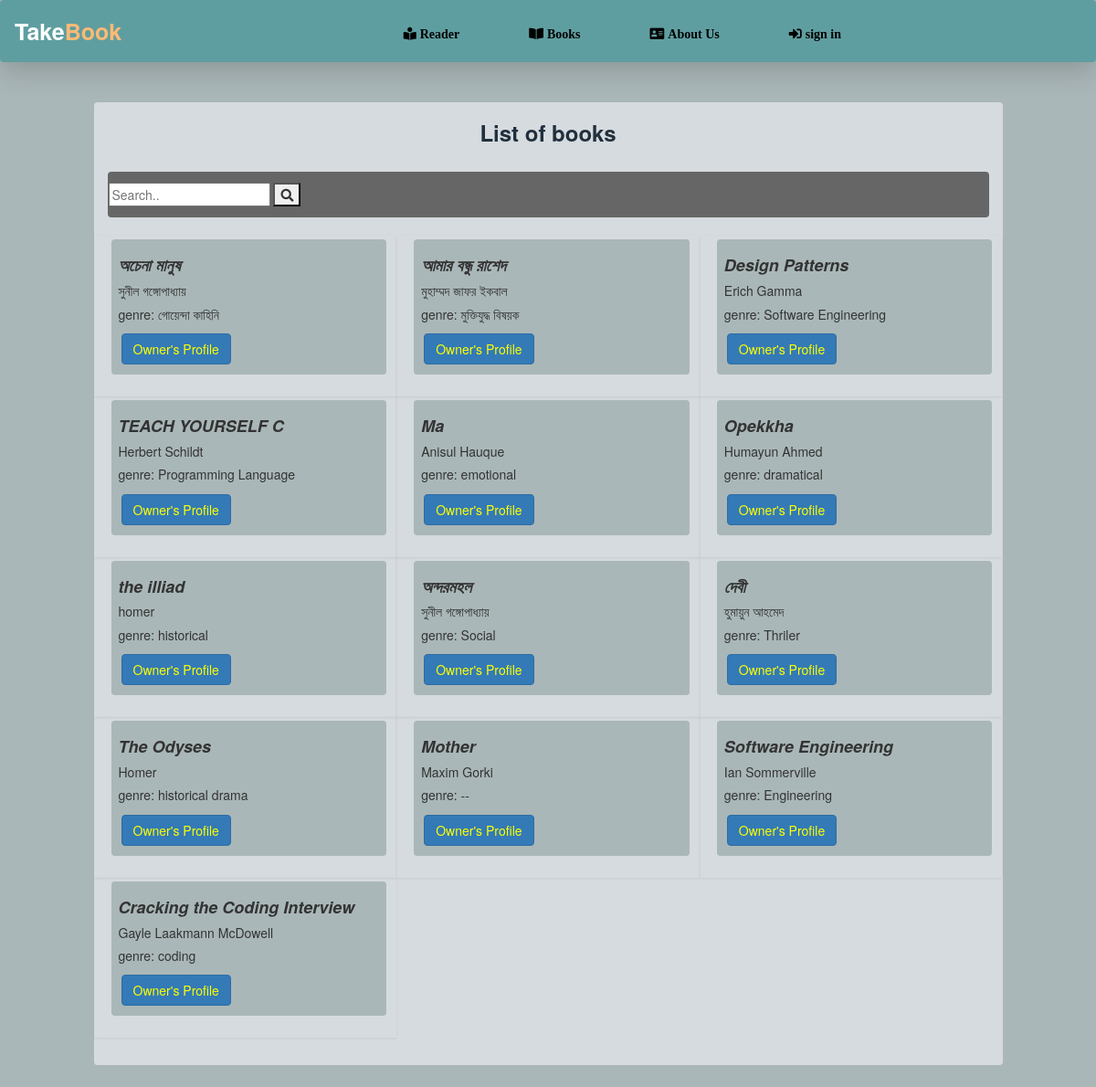
/books/, run on an earlier commit of the app's database.
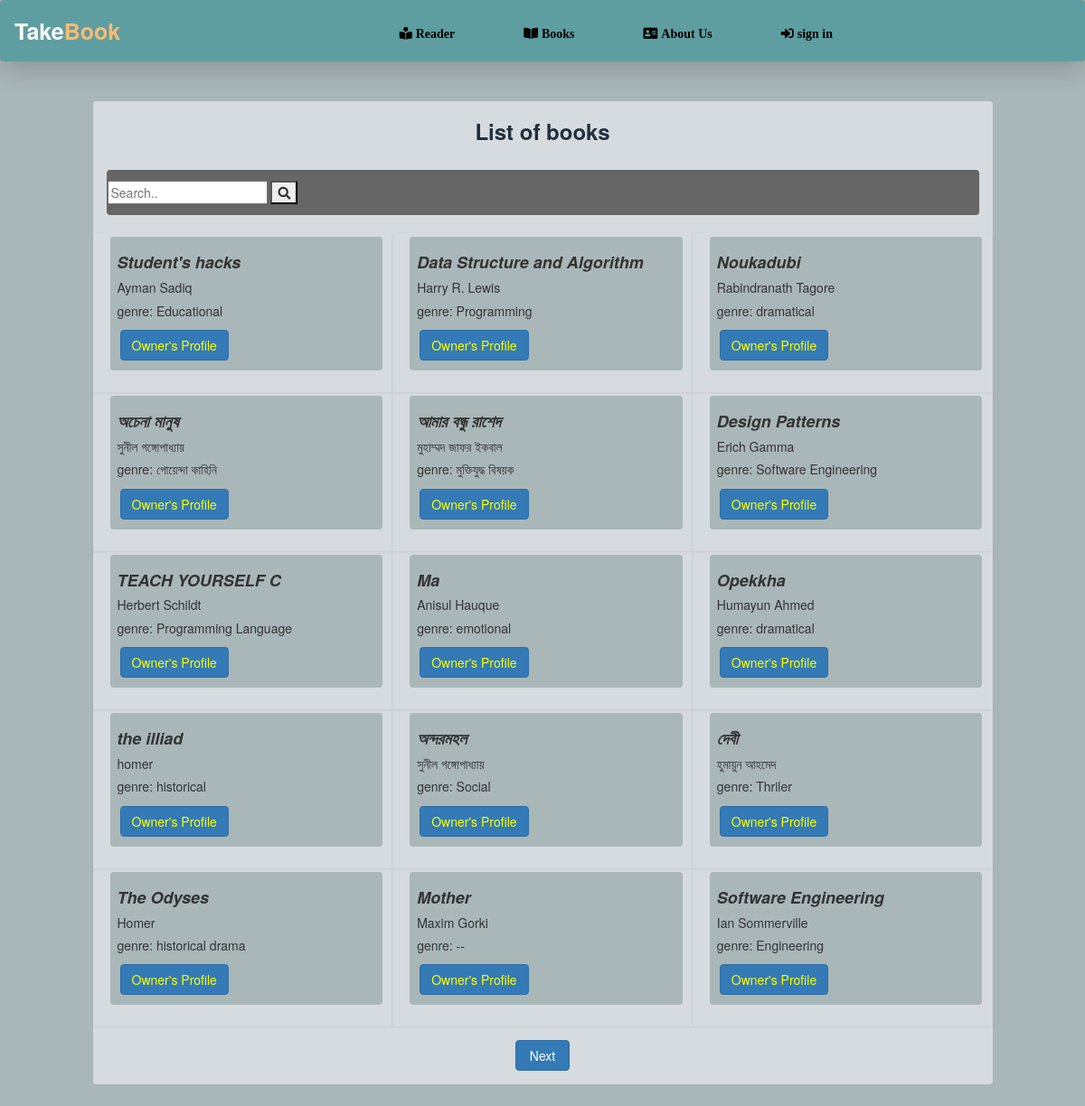
And on a later commit of the database.
### profileapp/models.py (models this page shows, shortened)
class Book(models.Model):
    owner=models.ForeignKey(User,on_delete=models.CASCADE)
    title=models.CharField(max_length=100)
    author=models.CharField(max_length=100,null=True)
    genre=models.CharField(max_length=100,null=True)
    availability = models.IntegerField(default=0)
    created_at = models.DateTimeField(auto_now_add=True)

### profileapp/views.py (the view)
# urls.py: path('books/',profileview.books,name='books'),
def books(request):
    if request.method == "POST":
        title = request.POST.get('title', '')
        book_list = Book.objects.filter(title__icontains=title)
        return render(request, 'profile/book_search_result.html', {'books': book_list})
    else:
        book_list = Book.objects.all().order_by('-created_at')
        paginator = Paginator(book_list, 15)  # Show 15 books per page
        page_number = request.GET.get('page')
        page_obj = paginator.get_page(page_number)
        return render(request, 'profile/books.html', {'page_obj': page_obj})

### templates/profile/books.html (shortened to what this page needs)
<!DOCTYPE html>
<html lang="en">
<head>
    <link href="https://cdn.jsdelivr.net/npm/bootstrap@5.3.2/dist/css/bootstrap.min.css" rel="stylesheet">
    <link rel="stylesheet" href="https://maxcdn.bootstrapcdn.com/bootstrap/3.4.1/css/bootstrap.min.css">
    <link rel="stylesheet" href="https://cdnjs.cloudflare.com/ajax/libs/font-awesome/5.15.2/css/all.min.css"/>
    </head>
    <body>
    <nav class="navbar navbar-expand-lg shadow-lg " style="background-color: #5F9EA0;">
        <di class="container-fluid">
            <a class="navbar-brand" href="{% url 'home' %}">
              <strong class="text-white fs-1">Take<span class="text-orange-300">Book</span> </strong>
            </a>
          <ul class="navbar-nav ms-auto">
              <li class="nav-item"><a href={% url 'readers' %} class="btn"><i class="fas fa-book-reader" style="color:black;margin:8px 0px 0px 50px"><span style="color:black;margin-left:4px">Reader</span></i></a></li>
              <li class="nav-item"><a href={% url 'books' %} class="btn"><i class="fas fa-book-open" style="color:black;margin:8px 0px 0px 50px"><span style="color:black;margin-left:4px">Books</span></i></a></li>
              <li class="nav-item"><a href={% url 'about' %} class="btn"><i class="fas fa-address-card" style="color:black;margin:8px 0px 0px 50px"><span style="color:black;margin-left:4px">About Us</span></i></a></li>
              {% if user.is_authenticated %}
              <li class="nav-item"><a href={% url 'profile' username=user.username %} class="btn"><i class="fas fa-user" style="color:black;margin:8px 0px 0px 50px"><span style="color:black;margin-left:4px">Profile</span></i></a></li>
              <li class="nav-item"><a href={% url 'logout' %} class="btn btn-danger navbar-btn" style="color:black;margin:3px 15px 3px 150px">Log out</a></li>
              {% else %}
              <li class="nav-item"><a href="{% url 'login' %}" class="btn"><i class="fas fa-sign-in-alt" style="color:black;margin:8px 250px 0px 50px"><span style="color:black;margin-left:4px">sign in</span></i></a></li>
              {% endif %}
          </ul>
      </nav>
      <div class="container-fluid" style="padding:24px 0px 24px 0px;" >
        <div class="row">
        <div class="col-md-1"></div>
        <div class="col-md-10">
          <div class="container-fluid  rounded" style="background-color: #d6dbdf;">
            <h3 class="text-center" style="color:  #212f3d "><strong>List of books </strong></h3><br>
              <nav class="navbar  navbar-expand-lg " style="background-color: #666">
                <div class="search-container">
                 <form method="post" action="{% url 'books' %}" enctype="multipart/form-data"> {% csrf_token %}
                    <input type="text" placeholder="Search.." name="title">
                    <button type="submit"><i class="fa fa-search"></i></button>
                 </form>
                </div>
              </nav>
            <div class="row">
              {% for book in page_obj %}
               <div class="col-sm-12 col-md-6 col-lg-4 shadow-sm">
               <div class="container-fluid rounded" style="background-color: #aab7b8; padding:8px;margin:4px;">
                  <i><h4 class="card-text"><strong>{{book.title}}</strong></h4></i>
                  <h5 class="card-text">{{book.author}}</h5>
                  <h5>genre: {{ book.genre }}</h5>
                  <a href={% url 'profile' username=book.owner %} class="btn btn-primary" style="color:yellow;margin:3px">Owner's Profile</a>
                </div><br>
                </div>
              {% endfor %}
            </div>
          <div class="d-flex justify-content-center mt-4 mb-4">
            {% if page_obj.has_next %}
                <a href="?page={{ page_obj.next_page_number }}" class="btn btn-primary px-4 ">Next</a>
            {% endif %}
           </div>
          </div>
        </div>
      </div>
    </div>
</body>
</html>

What changed in the data, as far as the page shows it:
no longer on this page (row unchanged): Book: title "Cracking the Coding Interview", author "Gayle Laakmann McDowell", genre "coding"
added Book: title "Student's hacks", author "Ayman Sadiq", genre "Educational"
added Book: title "Data Structure and Algorithm", author "Harry R. Lewis", genre "Programming"
added Book: title "Noukadubi", author "Rabindranath Tagore", genre "dramatical"
Also different on the page:
text now shown: "Next"
